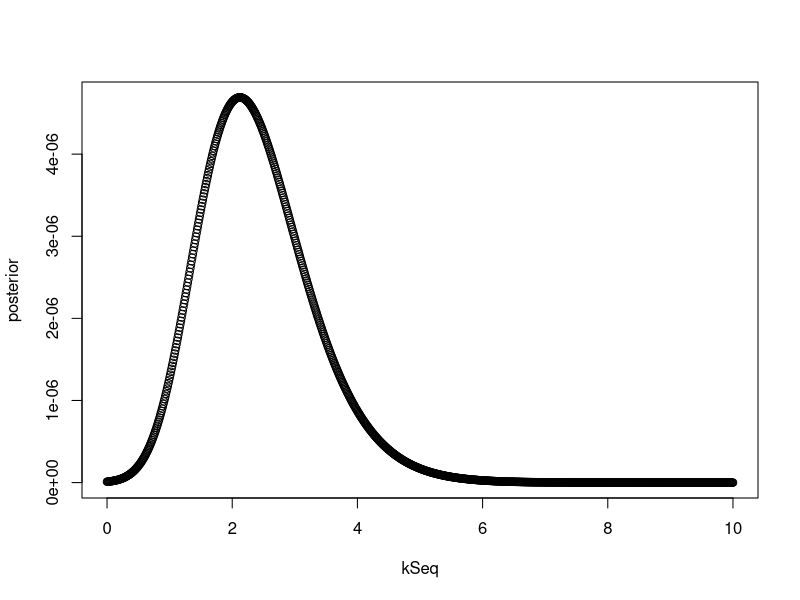

This figure's R source:

# A: Plot the posterior distribution of k
# posterior(k | y, mu) = likelihood * prior(k) = prod_prob * prior

y <- c(-2.44, 2.14, 2.54, 1.83, 2.01, 2.33, -2.79, 2.23, 2.07, 2.02)
kSeq <- seq(0,10, by=0.01)
mu <- 2.39
lambda <- 1
# kappa <- dexp(kSeq, lambda)

mises <- function(k, y, mu) {
  I <- besselI(k,0)
  return ((exp(k * cos(y - mu))) / (2 * pi * I))
}

kPos <- function(k, mu,y) {
  return ( prod( mises(k, y, mu) ) * dexp(k))
}

posterior = c()
for (k in kSeq){
  posterior = c(posterior, c(kPos(k, mu, y)))
}

plot(kSeq, posterior)


# B: Compute the posterior mode of k

kPosMode <- kSeq[which.max(posterior)]
